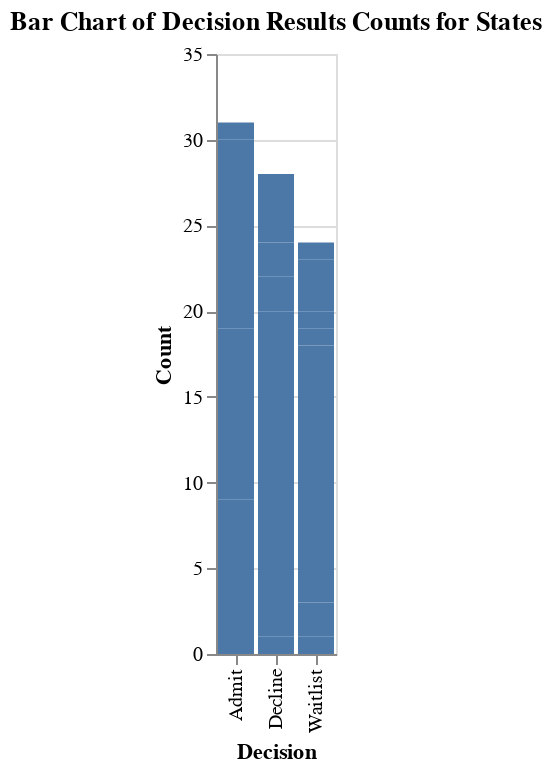

Write notebook code for a chart like this one.
### Code cell
import altair as alt

unique_states = decision_count['State'].unique().tolist()

# Dropdown selection
input_dropdown = alt.binding_select(options=[None] + unique_states, labels = ['All'] + unique_states, name='State')
selection = alt.selection_single(fields=['State'], bind=input_dropdown)

decision_bar = alt.Chart(decision_count).transform_filter(
    selection
).mark_bar().encode(
    alt.X('Decision:O', title='Decision'),
    alt.Y('Count:Q', title='Count'),
).add_selection(selection).interactive()
chart_title = "Bar Chart of Decision Results Counts for States"
decision_bar = decision_bar.properties(title=chart_title)

decision_bar

### Figure 1 — Vega-Lite specification as saved in the notebook (floating-point values rounded to 4 significant figures)
{"config": {"view": {"continuousWidth": 300, "continuousHeight": 300}}, "data": {"name": "data-3151e51d0607e0d5854f8ec7322a3dc0"}, "mark": {"type": "bar"}, "encoding": {"x": {"field": "Decision", "title": "Decision", "type": "ordinal"}, "y": {"field": "Count", "title": "Count", "type": "quantitative"}}, "params": [{"name": "param_9", "select": {"type": "point", "fields": ["State"]}, "bind": {"input": "select", "options": [null, "California", "Colorado", "Florida", "Utah", "Mississippi", "Oregon", "Virginia", "Alabama", "Georgia", "New york", "Vermont"], "labels": ["All", "California", "Colorado", "Florida", "Utah", "Mississippi", "Oregon", "Virginia", "Alabama", "Georgia", "New york", "Vermont"], "name": "State"}}, {"name": "param_10", "select": {"type": "interval", "encodings": ["x", "y"]}, "bind": "scales"}], "title": "Bar Chart of Decision Results Counts for States", "transform": [{"filter": {"param": "param_9"}}], "$schema": "https://vega.github.io/schema/vega-lite/v5.8.0.json", "datasets": {"data-3151e51d0607e0d5854f8ec7322a3dc0": [{"Decision": "Admit", "State": "California", "Count": 9}, {"Decision": "Admit", "State": "Colorado", "Count": 10}, {"Decision": "Admit", "State": "Florida", "Count": 11}, {"Decision": "Admit", "State": "Utah", "Count": 1}, {"Decision": "Decline", "State": "California", "Count": 1}, {"Decision": "Decline", "State": "Colorado", "Count": 6}, {"Decision": "Decline", "State": "Florida", "Count": 13}, {"Decision": "Decline", "State": "Mississippi", "Count": 1}, {"Decision": "Decline", "State": "Oregon", "Count": 1}, {"Decision": "Decline", "State": "Utah", "Count": 2}, {"Decision": "Decline", "State": "Virginia", "Count": 4}, {"Decision": "Waitlist", "State": "Alabama", "Count": 1}, {"Decision": "Waitlist", "State": "California", "Count": 2}, {"Decision": "Waitlist", "State": "Colorado", "Count": 4}, {"Decision": "Waitlist", "State": "Florida", "Count": 11}, {"Decision": "Waitlist", "State": "Georgia", "Count": 1}, {"Decision": "Waitlist", "State": "New york", "Count": 1}, {"Decision": "Waitlist", "State": "Utah", "Count": 3}, {"Decision": "Waitlist", "State": "Vermont", "Count": 1}]}}
